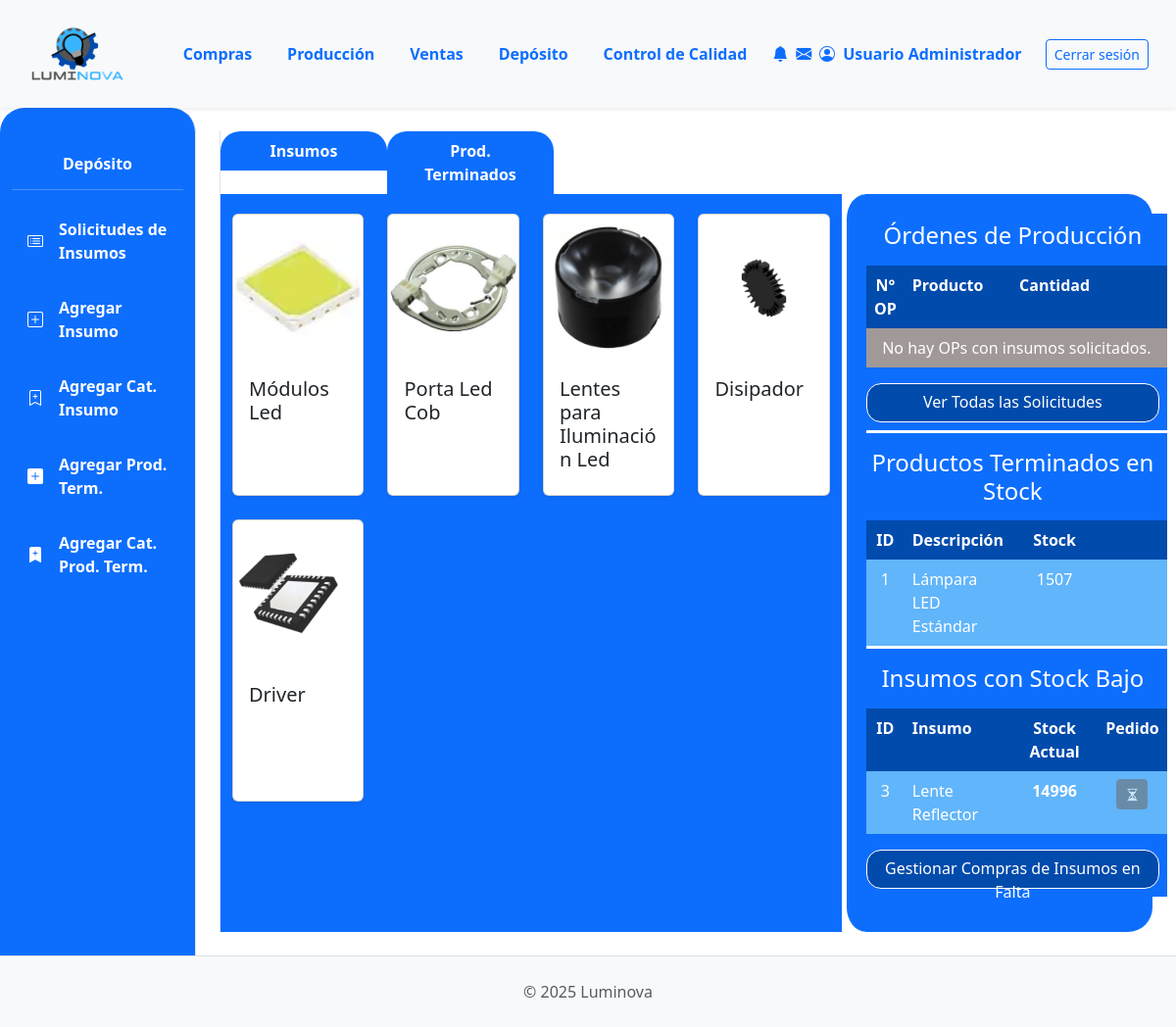
The page /deposito/ (signed in) on the database as committed earlier.
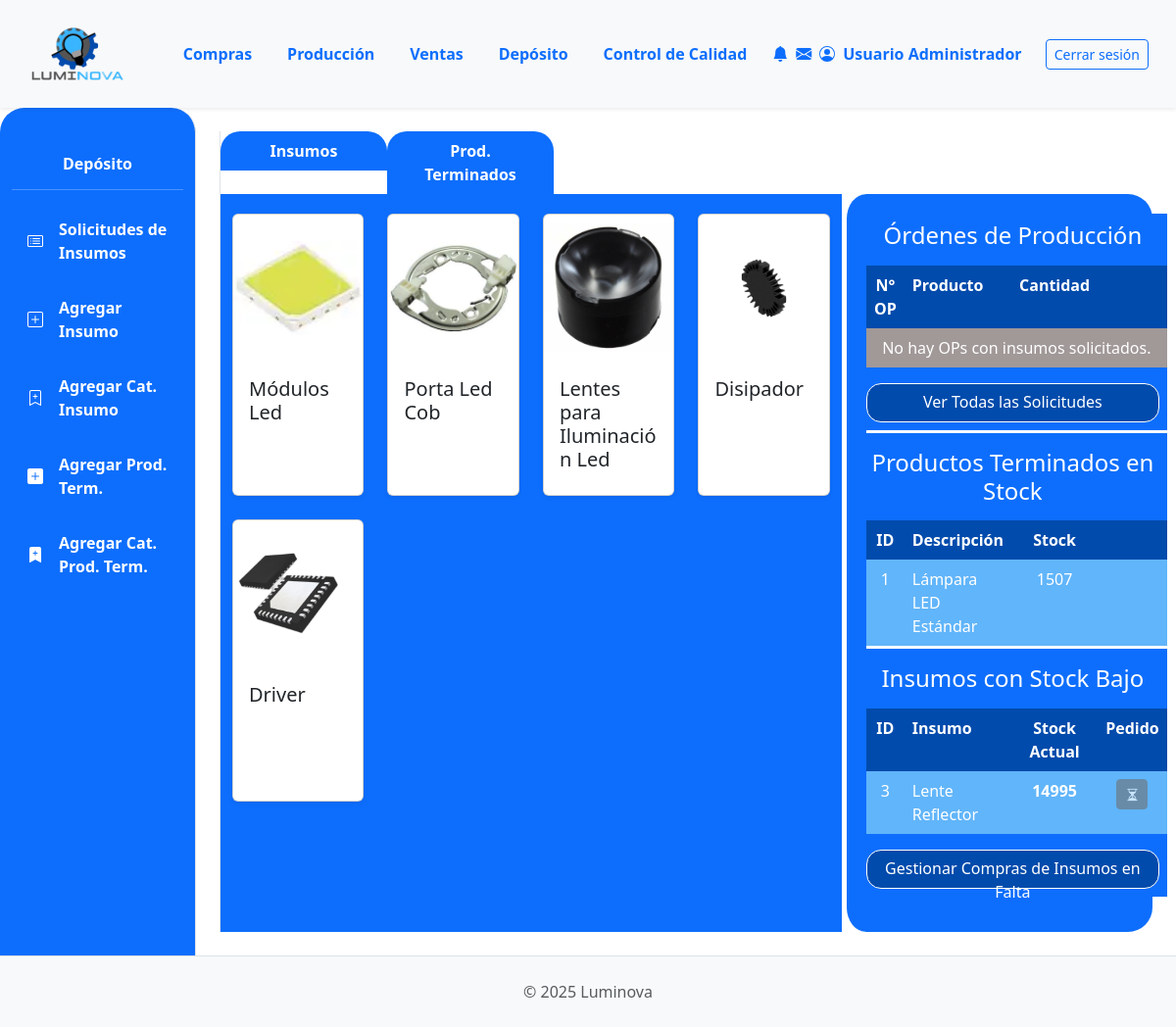
The same page on the database as committed later.
### App_LUMINOVA/models.py (models this page shows, shortened)
class Insumo(models.Model):
    descripcion = models.CharField(max_length=255)
    categoria = models.ForeignKey(CategoriaInsumo, on_delete=models.PROTECT, related_name='insumos')
    fabricante = models.CharField(max_length=100, blank=True)
    imagen = models.ImageField(null=True, blank=True, upload_to='insumos/')
    stock = models.IntegerField(default=0)
    cantidad_en_pedido = models.PositiveIntegerField(default=0, verbose_name="Cantidad en Pedido")

### App_LUMINOVA/views.py (the view)
# urls.py: path('deposito/', deposito_view, name='deposito_view'),
@login_required
def deposito_view(request):
    logger.info("--- deposito_view: INICIO ---")
    categorias_I = CategoriaInsumo.objects.all()
    categorias_PT = CategoriaProductoTerminado.objects.all()
    ops_pendientes_deposito_list = OrdenProduccion.objects.none()
    ops_pendientes_deposito_count = 0
    try:
        estado_sol = EstadoOrden.objects.filter(nombre__iexact='Insumos Solicitados').first()
        if estado_sol:
            ops_pendientes_deposito_list = OrdenProduccion.objects.filter(
                estado_op=estado_sol
            ).select_related('producto_a_producir').order_by('fecha_solicitud')
            ops_pendientes_deposito_count = ops_pendientes_deposito_list.count()
            logger.info(f"Deposito_view (OPs): Encontradas {ops_pendientes_deposito_count} OPs pendientes (estado: '{estado_sol.nombre}').")
        else:
            messages.warning(request, "Configuración: El estado 'Insumos Solicitados' para OP no se encontró en la base de datos. La lista de OPs pendientes no se poblará.")
            logger.warning("Deposito_view (OPs): Estado 'Insumos Solicitados' NO encontrado.")
    except Exception as e_op: # Captura de excepción más genérica
        messages.error(request, f"Error al cargar OPs pendientes para depósito: {e_op}")
        logger.error(f"Deposito_view (OPs): Excepción al cargar OPs: {e_op}")
    productos_terminados_con_stock = ProductoTerminado.objects.filter(stock__gt=0).order_by('-stock', 'descripcion')
    logger.info(f"Deposito_view (PTs): Productos terminados con stock > 0 encontrados: {productos_terminados_con_stock.count()}")
    UMBRAL_STOCK_BAJO_INSUMOS = 15000
    insumos_con_stock_bajo = Insumo.objects.filter(stock__lt=UMBRAL_STOCK_BAJO_INSUMOS).order_by('stock', 'descripcion')
    logger.info(f"Deposito_view: Insumos con stock bajo (<{UMBRAL_STOCK_BAJO_INSUMOS}) encontrados: {insumos_con_stock_bajo.count()}")
    if insumos_con_stock_bajo.exists():
        for ins_debug in insumos_con_stock_bajo:
            logger.info(f"  -> Insumo bajo stock: {ins_debug.descripcion}, Stock: {ins_debug.stock}, ID: {ins_debug.id}")
    else:
        logger.info("  -> No se encontraron insumos con stock por debajo del umbral.")
    context = {
        'categorias_I': categorias_I,
        'categorias_PT': categorias_PT,
        'ops_pendientes_deposito_list': ops_pendientes_deposito_list,
        'ops_pendientes_deposito_count': ops_pendientes_deposito_count,
        'productos_terminados_en_stock_list': productos_terminados_con_stock,
        'insumos_con_stock_bajo_list': insumos_con_stock_bajo, # Esta es la lista clave
        'umbral_stock_bajo': UMBRAL_STOCK_BAJO_INSUMOS,
    }
    logger.info(f"Deposito_view: Contexto final - pt_stock_count={productos_terminados_con_stock.count()}, insumos_bajos_count={insumos_con_stock_bajo.count()}")
    return render(request, 'deposito/deposito.html', context)

### App_LUMINOVA/templates/deposito/deposito.html (shortened to what the changed rows need)
{% extends 'padre.html' %}
{% load static %}
{% load django_bootstrap5 %}
{% block content %}
<div class="row mx-auto border-start">
    <div class="col-md-4 bg-primary border-start border-5 border-white"
        style="margin-left: 0px; padding: 20px; border-radius: 25px;">
        <table class="table table-borderless text-white">
            <thead>
                <tr>
                    <th colspan="4" class="bg-primary text-white text-center" style="padding-left: 0px;">
                        <h4>Órdenes de Producción</h4>
                    </th>
                </tr>
            </thead>
            <tbody class="bg-white text-dark">
                <tr>
                    <th class="text-white text-center" style="background-color: #014BAC; width: 25%;">N° OP</th>
                    <th class="text-white" style="background-color: #014BAC; width: 50%;">Producto</th>
                    <th class="text-white text-center" style="background-color: #014BAC; width: 30%;">Cantidad</th>
                    <th class="text-white text-center" style="background-color: #014BAC; width: 30%;"></th>
                </tr>
            </tbody>
            <thead>
                <tr style="border-top: 3px solid white; margin-top: 3px;">
                    <th colspan="4" class="bg-primary text-white text-center pt-3" style="padding-left: 0px;">
                        <h4>Productos Terminados en Stock</h4>
                    </th>
                </tr>
            </thead>
            <tbody class="bg-white text-dark">
                <tr>
                    <th class="text-white text-center" style="background-color: #014BAC; width: 20%;">ID</th>
                    <th class="text-white" style="background-color: #014BAC; width: 50%;">Descripción</th>
                    <th class="text-white text-center" style="background-color: #014BAC; width: 30%;">Stock</th>
                    <th class="text-white text-center" style="background-color: #014BAC; width: 30%;"></th>
                </tr>
            </tbody>
            <thead>
                <tr style="border-top: 3px solid white;">
                    <th colspan="4" class="bg-primary text-white text-center pt-3   " style="padding-left: 0px;">
                        <h4>Insumos con Stock Bajo</h4>
                    </th>
                </tr>
            </thead>
            <tbody class="bg-white text-dark">
                <tr>
                    <th class="text-white text-center" style="background-color: #014BAC; width: 20%;">ID</th>
                    <th class="text-white" style="background-color: #014BAC; width: 45%;">Insumo</th>
                    <th class="text-white text-center" style="background-color: #014BAC; width: 20%;">Stock Actual</th>
                    <th class="text-white text-center" style="background-color: #014BAC; width: 15%;">Pedido</th>
                </tr>
                {% for insumo_bajo_stock_item in insumos_con_stock_bajo_list %}
                <tr class="{% if forloop.counter|divisibleby:2 %}table-row-even{% else %}table-row-odd{% endif %}">
                    <td class="text-white text-center">{{ insumo_bajo_stock_item.id }}</td>
                    <td class="text-white">{{ insumo_bajo_stock_item.descripcion|truncatechars:25 }}</td>
                    <td class="text-white text-center fw-bold text-danger">{{ insumo_bajo_stock_item.stock }}</td>
                    <td class="text-white text-center">
                        {% if insumo_bajo_stock_item.cantidad_en_pedido > 0 %}
                        <button class="btn btn-sm btn-secondary" disabled
                            title="Ya existe una OC o cantidad en pedido para este insumo. Revise Compras.">
                            <i class="bi bi-hourglass-split"></i>
                        </button>
                        {% else %}
                        <a href="{% url 'App_LUMINOVA:compras_seleccionar_proveedor_para_insumo' insumo_bajo_stock_item.id %}"
                            class="btn btn-sm btn-warning"
                            title="Gestionar Compra para {{ insumo_bajo_stock_item.descripcion }}">
                            <i class="bi bi-cart-plus-fill"></i> Gestionar Compra
                        </a>
                        {% endif %}
                    </td>
                </tr>
                {% empty %}
                <tr>
                    <td colspan="4" class="text-center text-white" style="background-color: #A19898;">
                        No hay insumos con stock bajo actualmente.
                    </td>
                </tr>
                {% endfor %}
            </tbody>
        </table>
    </div>
</div>
{% endblock %}

Rows that differ between the two databases and show on the page:
changed Insumo "Lente Reflector": stock "14996" → "14995"
